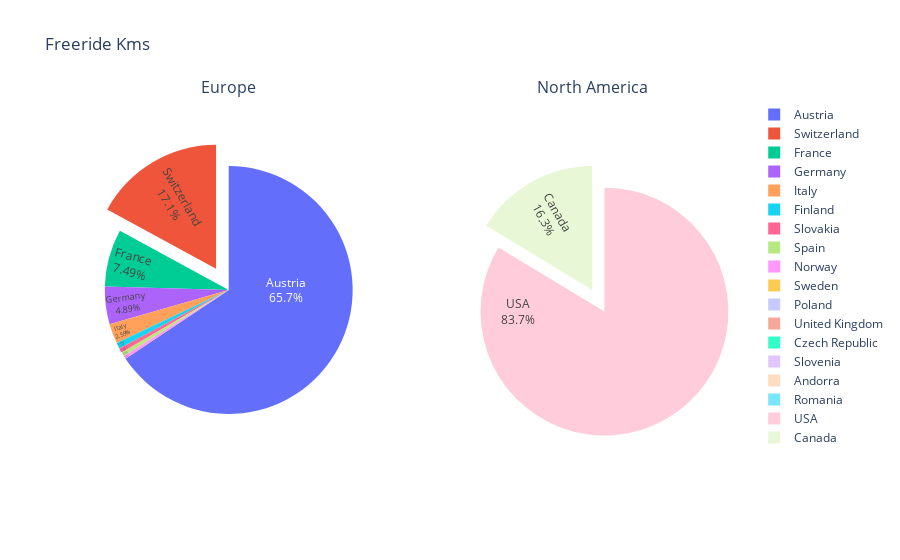

The code cell stored with this chart in its notebook:
### Code cell
fig = make_subplots(rows=1, cols=2, specs=[[{'type':'pie'}, {'type':'pie'}]],subplot_titles=['Europe', 'North America'])

fig.add_trace(go.Pie(labels = EU['Country'], values=EU['Freeride Kms']),1,1)
fig.update_traces(textposition='inside', textinfo='percent+label',insidetextorientation='radial',pull=[0.2, 0, 0, 0,0,0,0,0,0,0,0,0,0])

fig.add_trace(go.Pie(labels = NA['Country'], values=NA['Freeride Kms']),1,2)
fig.update_traces(textposition='inside', textinfo='percent+label',insidetextorientation='radial',pull=[0, 0.2])

fig.update_layout(title_text='Freeride Kms',)

### Figure 1 — Plotly figure (JSON) as saved in the notebook; plotly's stock layout.template omitted (floating-point values rounded to 4 significant figures; data arrays with more than 128 entries replaced by an {"elided": "..."} marker saying what was removed)
{"data": [{"domain": {"x": [0, 0.45], "y": [0, 1]}, "insidetextorientation": "radial", "labels": {"elided": "2492 str values"}, "pull": [0, 0.2], "textinfo": "percent+label", "textposition": "inside", "type": "pie", "values": {"elided": "2492 float values"}}, {"domain": {"x": [0.55, 1], "y": [0, 1]}, "insidetextorientation": "radial", "labels": {"elided": "662 str values"}, "pull": [0, 0.2], "textinfo": "percent+label", "textposition": "inside", "type": "pie", "values": {"elided": "662 float values"}}], "layout": {"annotations": [{"font": {"size": 16}, "showarrow": false, "text": "Europe", "x": 0.225, "xanchor": "center", "xref": "paper", "y": 1, "yanchor": "bottom", "yref": "paper"}, {"font": {"size": 16}, "showarrow": false, "text": "North America", "x": 0.775, "xanchor": "center", "xref": "paper", "y": 1, "yanchor": "bottom", "yref": "paper"}], "title": {"text": "Freeride Kms"}}}
